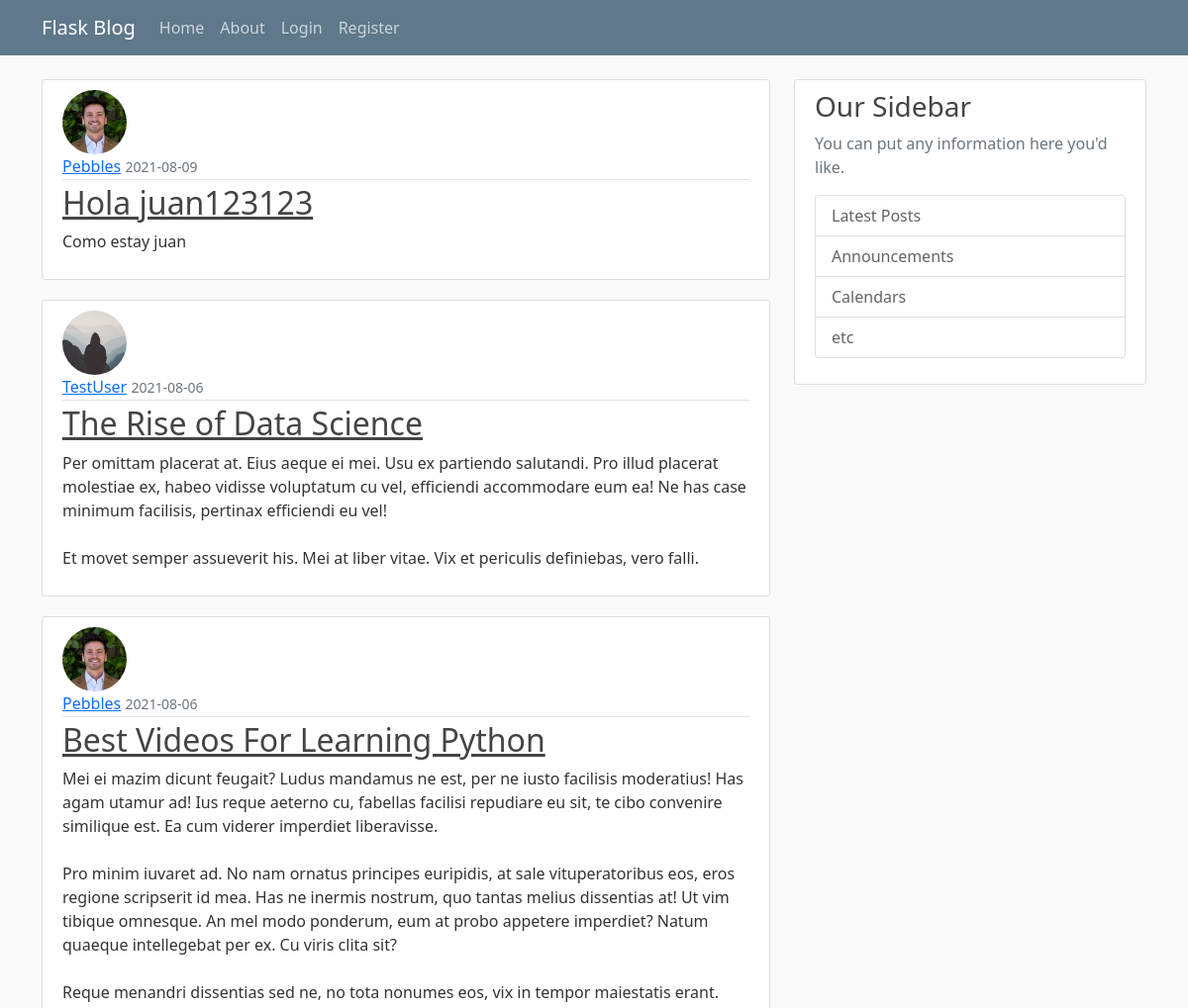
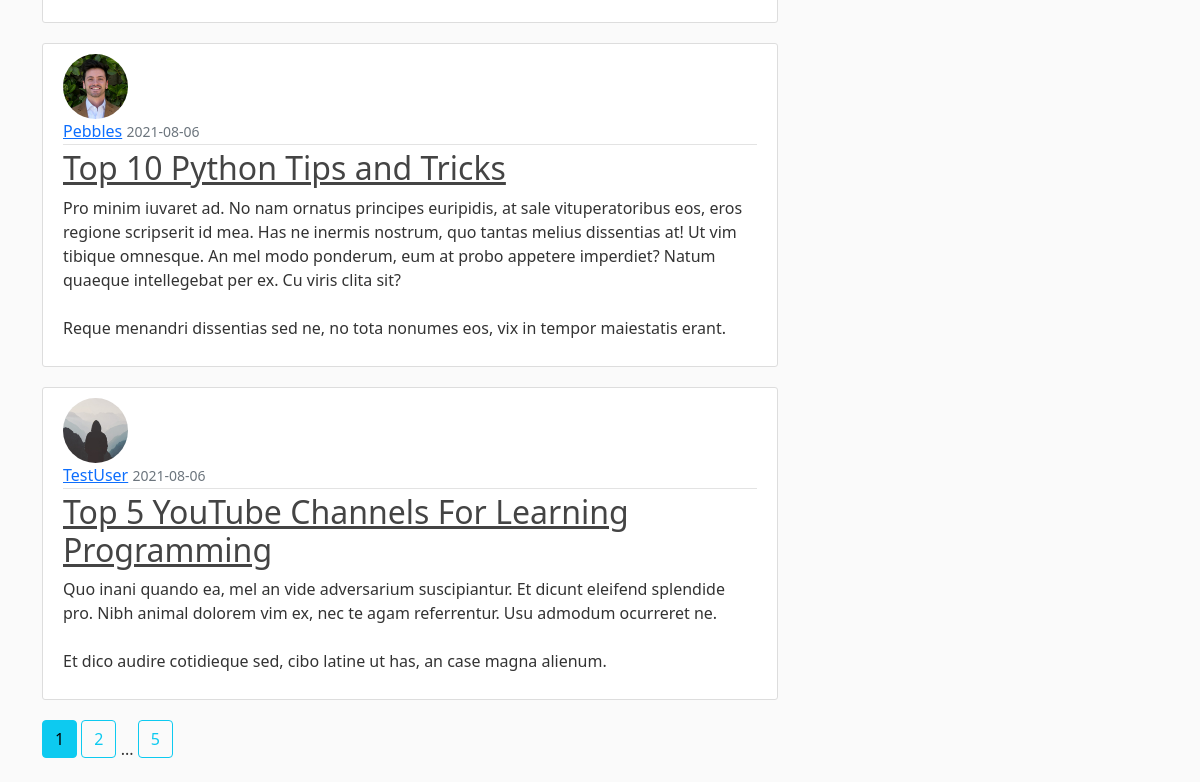
The page /home on the database its author committed (2 pictures, top to bottom).
### flaskblog/models.py (models this page shows, shortened)
class Post(db.Model):
    id = db.Column(db.Integer, primary_key=True)
    title = db.Column(db.String(100), nullable=False)
    date_posted = db.Column(db.DateTime, nullable=False, default=datetime.utcnow)
    content = db.Column(db.Text, nullable=False)
    user_id = db.Column(db.Integer, db.ForeignKey('user.id'), nullable=False)

class User(db.Model, UserMixin):
    id = db.Column(db.Integer, primary_key=True)
    username = db.Column(db.String(20), unique=True, nullable=False)
    email = db.Column(db.String(120), unique=True, nullable=False)
    image_file = db.Column(db.String(20), nullable=False, default="default.jpg")
    password = db.Column(db.String(60), nullable=False)
    posts = db.relationship('Post', backref='author', lazy=True)

### flaskblog/main/routes.py (the view)
@main.route("/")
@main.route("/home") # Handling multiple route, same function
def home():
    page = request.args.get('page', 1, type=int)
    posts = Post.query.order_by(Post.date_posted.desc()).paginate(page=page, per_page=5)
    return render_template('home.html', posts=posts)

### flaskblog/templates/home.html
{% extends "layout.html" %}
{% block content %}
    {% for post in posts.items %}
        <article class="media content-section">
          <img class="rounded-circle article-img" src="{{ url_for('static', filename='profile_pics/' + post.author.image_file) }}">
          <div class="media-body">
            <div class="article-metadata">
              <a class="mr-2" href="{{ url_for('users.user_posts', username=post.author.username) }}">{{ post.author.username }}</a>
              <small class="text-muted">{{ post.date_posted.strftime('%Y-%m-%d') }}</small>
            </div>
            <h2><a class="article-title" href="{{ url_for('posts.post', post_id=post.id) }}">{{ post.title }}</a></h2>
            <p class="article-content">{{ post.content }}</p>
          </div>
        </article>
    {% endfor %}
    {% for page_num in posts.iter_pages(left_edge=1, right_edge=1, left_current=1, right_current=2) %}
      {% if page_num %}
        {% if posts.page == page_num %}
          <a class="btn btn-info mb-4" href="{{ url_for('main.home', page=page_num) }}">{{ page_num }}</a>
        {% else %}
          <a class="btn btn-outline-info mb-4" href="{{ url_for('main.home', page=page_num) }}">{{ page_num }}</a>
        {% endif %}
      {% else %}
        ...
      {% endif %}
    {% endfor %}
{% endblock content %}

### flaskblog/templates/layout.html (shortened to what this page needs)
<!DOCTYPE html>
<html lang="en">
<head>
    <link href="https://cdn.jsdelivr.net/npm/bootstrap@5.0.2/dist/css/bootstrap.min.css" rel="stylesheet">
    <link rel="stylesheet", type="text/css" href="{{ url_for('static', filename='main.css')}}">
</head>
<body>
    <header class="site-header">
        <nav class="navbar navbar-expand-md navbar-dark bg-steel fixed-top">
          <div class="container">
            <a class="navbar-brand mr-4" href="/">Flask Blog</a>
            <div class="collapse navbar-collapse" id="navbarToggle">
              <div class="navbar-nav mr-auto">
                <a class="nav-item nav-link" href="/">Home</a>
                <a class="nav-item nav-link" href="/about">About</a>
              </div>
              <div class="navbar-nav">
                {% if current_user.is_authenticated %}
                  <a class="nav-item nav-link" href="{{ url_for('posts.new_post') }}">New Post</a>
                  <a class="nav-item nav-link" href="{{ url_for('users.account') }}">Account</a>
                  <a class="nav-item nav-link" href="{{ url_for('users.logout') }}">Logout</a>
                {% else %}
                  <a class="nav-item nav-link" href="{{ url_for('users.login') }}">Login</a>
                  <a class="nav-item nav-link" href="{{ url_for('users.register') }}">Register</a>
                {% endif %}
              </div>
            </div>
          </div>
        </nav>
      </header>
      <main role="main" class="container">
        <div class="row">
          <div class="col-md-8">
            {% block content %}{% endblock %}
          </div>
          <div class="col-md-4">
            <div class="content-section">
              <h3>Our Sidebar</h3>
              <p class='text-muted'>You can put any information here you'd like.
                <ul class="list-group">
                  <li class="list-group-item list-group-item-light">Latest Posts</li>
                  <li class="list-group-item list-group-item-light">Announcements</li>
                  <li class="list-group-item list-group-item-light">Calendars</li>
                  <li class="list-group-item list-group-item-light">etc</li>
                </ul>
              </p>
            </div>
          </div>
        </div>
      </main>
  </body>
</html>

### flaskblog/static/main.css (style rules this page uses)
body { background: #fafafa; color: #333333; margin-top: 5rem; }
h1, h2, h3, h4, h5, h6 { color: #444444; }
.bg-steel { background-color: #5f788a; }
.site-header .navbar-nav .nav-link { color: #cbd5db; }
.content-section { background: #ffffff; padding: 10px 20px; border: 1px solid #dddddd; border-radius: 3px; margin-bottom: 20px; }
.article-title { color: #444444; }
.article-content { white-space: pre-line; }
.article-img { height: 65px; width: 65px; margin-right: 16px; }
.article-metadata { padding-bottom: 1px; margin-bottom: 4px; border-bottom: 1px solid #e3e3e3 }

### rows shown on the page
Post: image_file (picture), author.username "Pebbles", date_posted "2021-08-09", title "Hola juan123123", content "Como estay juan"
Post: image_file (placeholder picture), author.username "TestUser", date_posted "2021-08-06", title "The Rise of Data Science", content "Per omittam placerat at. Eius aeque ei mei. Usu ex partiendo salutandi. Pro illud placerat molestiae ex, habeo vidisse voluptatum cu vel, efficiendi accommodare eum ea! Ne has case minimum facilisis, pertinax efficiendi eu vel! Et movet semper assueverit his. Mei at liber vitae. Vix et periculis definiebas, vero falli."
Post: image_file (picture), author.username "Pebbles", date_posted "2021-08-06", title "Best Videos For Learning Python", content "Mei ei mazim dicunt feugait? Ludus mandamus ne est, per ne iusto facilisis moderatius! Has agam utamur ad! Ius reque aeterno cu, fabellas facilisi repudiare eu sit, te cibo convenire similique est. Ea cum viderer imperdiet liberavisse. Pro minim iuvaret ad. No nam ornatus principes euripidis, at sale vituperatoribus eos, eros regione scripserit id mea. Has ne inermis nostrum, quo tantas melius dissentias at! Ut vim tibique omnesque. An mel modo ponderum, eum at probo appetere imperdiet? Natum quaeque intellegebat per ex. Cu viris clita sit? Reque menandri dissentias sed ne, no tota nonumes eos, vix in tempor maiestatis erant."
Post: image_file (picture), author.username "Pebbles", date_posted "2021-08-06", title "Top 10 Python Tips and Tricks", content "Pro minim iuvaret ad. No nam ornatus principes euripidis, at sale vituperatoribus eos, eros regione scripserit id mea. Has ne inermis nostrum, quo tantas melius dissentias at! Ut vim tibique omnesque. An mel modo ponderum, eum at probo appetere imperdiet? Natum quaeque intellegebat per ex. Cu viris clita sit? Reque menandri dissentias sed ne, no tota nonumes eos, vix in tempor maiestatis erant."
Post: image_file (placeholder picture), author.username "TestUser", date_posted "2021-08-06", title "Top 5 YouTube Channels For Learning Programming", content "Quo inani quando ea, mel an vide adversarium suscipiantur. Et dicunt eleifend splendide pro. Nibh animal dolorem vim ex, nec te agam referrentur. Usu admodum ocurreret ne. Et dico audire cotidieque sed, cibo latine ut has, an case magna alienum."

### other values the page prints
{{ page_num }} "1"
{{ page_num }} "2" "5"
